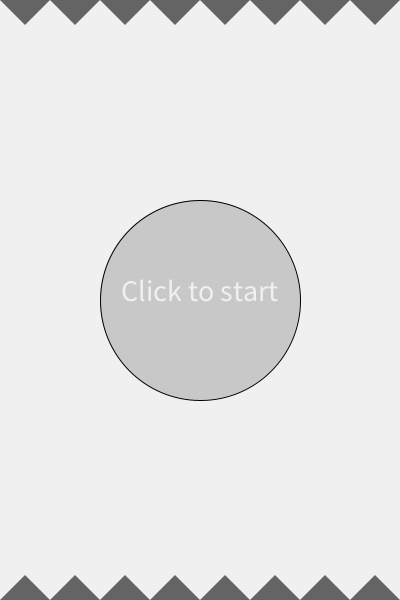
Frame 1 (no input)
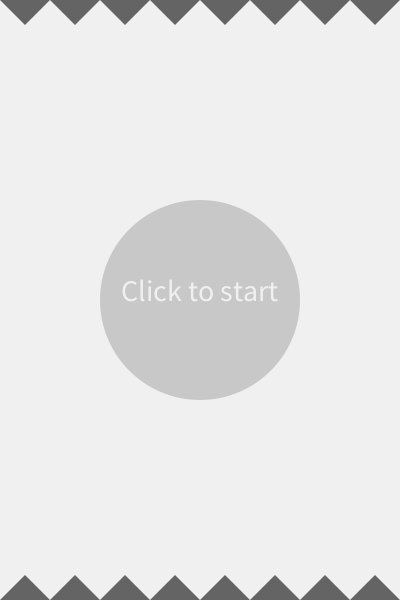
Frame 60 (the mouse pressed at the canvas centre just before this capture)
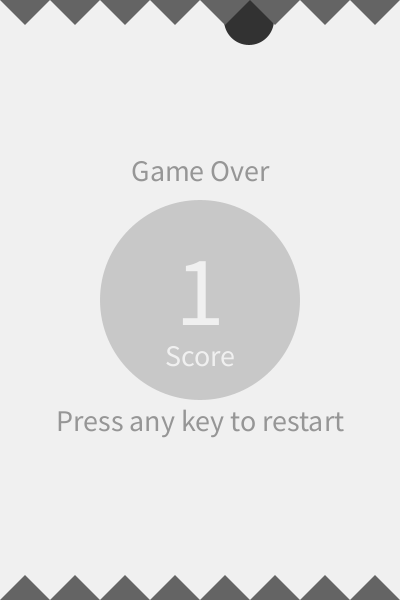
Frame 120 (the mouse held since frame 60 and released just before this capture)

The Processing sketch that drew these frames (run headless with seeded random() and noise(); from frame 60 on, the mouse is pressed at the canvas centre):

// Processing sketch: processing_175900
// ── processing_175900.pde

void setup() {
  size(400, 600);
}

int s = 0;
float a = 25;
float y = 300;
float vy = 3;
float b = 1;
int score = 00;
float[] spikeYValues = new float[] {
  50, 100, 150, 200, 250, 300, 350, 400, 450, 500, 550
};

int gameState; //0 = pre-grame, 1 = in-game, 2 = game over

void draw() {
  background(240);
  LeftSpikes leftspikes = new LeftSpikes();
  RightSpikes rightspikes = new RightSpikes();
  Bird bird = new Bird();
  topSpikes tSpikes = new topSpikes();

  fill(200);
  ellipse(width/2, height/2, 200, 200);

  if (gameState==0) {
    noStroke();
    tSpikes.draw();
    translate(-350, -50);
    textAlign(CENTER, CENTER);
    textSize(30);
    fill(240);
    text("Click to start", width/2, 40+(height/2));
    if (mousePressed) {
      gameState = 1;
    }
  }

  if (gameState==1) {
    bird.draw();
    tSpikes.draw();
    translate(-350, -50);
    pushMatrix();
    for (float spikeY : spikeYValues) {
      pushMatrix();
      translate(0, spikeY);
      if (s==1) {
        leftspikes.draw();
      } else {
        rightspikes.draw();
      }
      float leftD = dist(a, y, 25, spikeY-12.5);
      float rightD = dist(a, y, (width-25), spikeY-12.5);
      if (leftD < 12.5 && leftD > -12.5 && s==1) {
        gameState=2;
        leftD = 50;
      }
      if (rightD < 25 && rightD > -12.5 && s==0) {
        gameState=2;
        rightD = 50;
      }
      popMatrix();
    }
    popMatrix();
    if (y > height-25 || y < 25) {
      gameState=2;
    }
  }

  if (gameState==2) {
    fill(50);
    ellipse(a, y, 50, 50);
    tSpikes.draw();
    translate(-350, -50);
    pushMatrix();
    leftspikes.draw();
    popMatrix();
    rightspikes.draw();
    score = score;
    textAlign(CENTER, CENTER);
    textSize(30);
    fill(150);
    text("Game Over", width/2, 220);
    text("Press any key to restart", width/2, 170+(height/2));
    fill(240);
    text("Score", width/2, 105+(height/2));
    textSize(100);
    text(score, width/2, 40+(height/2));
    if (keyPressed) {
      gameState=0;
      s = 0;
      a = 25;
      y = 300;
      vy = 3;
      b = 1;
      score = 00;
    }
  }
}

float va=4;

class Bird {
  Bird() {
  }
  void draw() {
    //    vy = vy *1.03;
    if (a>=(width-25)) {
      s=1;
      score++;
      randomizeSpikeYValues();
    }
    if (a==25) {
      s=0;
      score++;
      randomizeSpikeYValues();
    }
    if (s==0) {
      a=a+va;
    } else {
      a=a-va;
    }
    if (mousePressed) {
      vy=5;
    } else {
      vy -= 0.3;
    }
    y=y-vy;
    if (y >(height-5)) {
      y = height-5;
    }
    if (y < 5) {
      y = 5;
    }
    noStroke();
    //score;
    textAlign(CENTER, CENTER);
    textSize(100);
    fill(240);
    text(score, width/2, 290);
    //bird
    fill(0, 100, 200);
    ellipse(a, y, 50, 50);
  }
}

void randomizeSpikeYValues() {
  int spike = 0;
  for (int i = 0; i < spikeYValues.length; i++) {
    spike+= 50*((int) random(4)+1);
    spikeYValues[i] = spike;
  }
}


class LeftSpikes {
  LeftSpikes() {
  }
  void draw() {
    fill(100);
    triangle(0, 0, 25, 25, 0, 50);
  }
}

class RightSpikes {
  RightSpikes() {
  }
  void draw() {
    fill(100);
    triangle(width, 0, width-25, 25, width, 50);
  }
}

class topSpikes {
  topSpikes() {
  }
  void draw() {
    translate(-50, 0);
    fill(100);
    for (int x=0; x<400; x=x+50) {
      translate(50, 0);
      triangle(0, 0, 50, 0, 25, 25);
      triangle(0, height, 25, height-25, 50, height);
    }
  }
}
